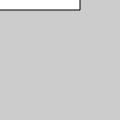
Frame 1 (no input)
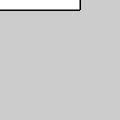
Frame 60 (no input)
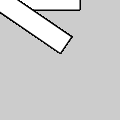
Frame 120 (the mouse pressed at the canvas centre since frame 60)

The p5.js sketch that drew these frames (run headless with seeded random() and noise() and a simulated clock; from frame 60 on, the mouse is pressed at the canvas centre):

// p5.js sketch
// ── sketch.js
/*
note: 
 To rotate a shape, first define the rotation angle with rotate(), then draw the shape
 To rotate a shape around its own center, it must be drawn with coordinate (0, 0) in the middle. 
 
*/
function setup() {
  
  createCanvas(120, 120);
  background(204);
  
}

function draw() {
  
  rotate(mouseX /100.0);
  rect(-80, -10, 160, 20);
  
  
}
